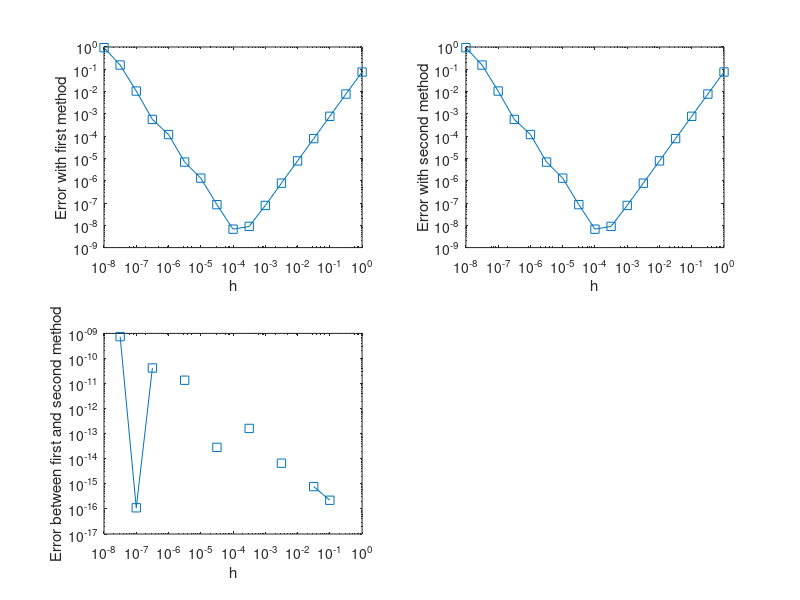

This figure's MATLAB source:

format long
func = @(x) sin(x)
klist = 0:0.5:8
x0 = 1.2;

for i=1:length(klist)
	hlist(i) = 10^(-klist(i)) ;
end

func2deriv = @(x) -sin(x);

for i=1:length(hlist)
	h = hlist(i);
	xneg1 = x0-h;
	x1 = x0+h;
	firstMethod(i)  = (func(x1) - 2*func(x0) +func(xneg1))/h^2;
	secondMethod(i) = ((func(x1) - func(x0))/h - (func(x0) - func(xneg1))/h)/h;

	firstDiff(i) = abs(func2deriv(x0) - firstMethod(i));
	secondDiff(i) = abs(func2deriv(x0) - secondMethod(i));
	methDiff(i) = abs(firstMethod(i) - secondMethod(i));
end


firstMethod
secondMethod
firstDiff
secondDiff
methDiff

subplot(2,2,1)
loglog(hlist,firstDiff, '-s')
xlabel('h')
ylabel('Error with first method')
subplot(2,2,2)
loglog( hlist,secondDiff,'-s')
xlabel('h')
ylabel('Error with second method')
subplot(2,2,3)
loglog(hlist,methDiff,'-s')
xlabel('h')
ylabel('Error between first and second method')
